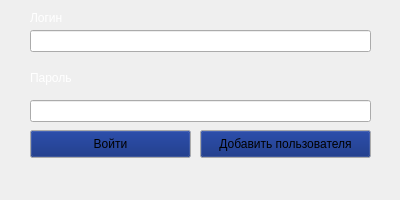
<?xml version="1.0" encoding="UTF-8"?>
<ui version="4.0">
 <class>Login_menu</class>
 <widget class="QMainWindow" name="Login_menu">
  <property name="geometry">
   <rect>
    <x>0</x>
    <y>0</y>
    <width>400</width>
    <height>200</height>
   </rect>
  </property>
  <property name="cursor">
   <cursorShape>PointingHandCursor</cursorShape>
  </property>
  <property name="windowTitle">
   <string>MainWindow</string>
  </property>
  <property name="autoFillBackground">
   <bool>true</bool>
  </property>
  <widget class="QWidget" name="centralwidget">
   <widget class="QLabel" name="Login_label">
    <property name="geometry">
     <rect>
      <x>30</x>
      <y>10</y>
      <width>55</width>
      <height>16</height>
     </rect>
    </property>
    <property name="palette">
     <palette>
      <active>
       <colorrole role="WindowText">
        <brush brushstyle="SolidPattern">
         <color alpha="255">
          <red>255</red>
          <green>255</green>
          <blue>255</blue>
         </color>
        </brush>
       </colorrole>
      </active>
      <inactive>
       <colorrole role="WindowText">
        <brush brushstyle="SolidPattern">
         <color alpha="255">
          <red>255</red>
          <green>255</green>
          <blue>255</blue>
         </color>
        </brush>
       </colorrole>
      </inactive>
      <disabled>
       <colorrole role="WindowText">
        <brush brushstyle="SolidPattern">
         <color alpha="255">
          <red>120</red>
          <green>120</green>
          <blue>120</blue>
         </color>
        </brush>
       </colorrole>
      </disabled>
     </palette>
    </property>
    <property name="autoFillBackground">
     <bool>false</bool>
    </property>
    <property name="frameShape">
     <enum>QFrame::NoFrame</enum>
    </property>
    <property name="frameShadow">
     <enum>QFrame::Raised</enum>
    </property>
    <property name="text">
     <string>Логин</string>
    </property>
    <property name="textFormat">
     <enum>Qt::AutoText</enum>
    </property>
    <property name="scaledContents">
     <bool>false</bool>
    </property>
   </widget>
   <widget class="QLabel" name="Password_label">
    <property name="geometry">
     <rect>
      <x>30</x>
      <y>70</y>
      <width>55</width>
      <height>16</height>
     </rect>
    </property>
    <property name="palette">
     <palette>
      <active>
       <colorrole role="WindowText">
        <brush brushstyle="SolidPattern">
         <color alpha="255">
          <red>255</red>
          <green>255</green>
          <blue>255</blue>
         </color>
        </brush>
       </colorrole>
       <colorrole role="Button">
        <brush brushstyle="SolidPattern">
         <color alpha="255">
          <red>255</red>
          <green>255</green>
          <blue>255</blue>
         </color>
        </brush>
       </colorrole>
       <colorrole role="Light">
        <brush brushstyle="SolidPattern">
         <color alpha="255">
          <red>255</red>
          <green>255</green>
          <blue>255</blue>
         </color>
        </brush>
       </colorrole>
       <colorrole role="Midlight">
        <brush brushstyle="SolidPattern">
         <color alpha="255">
          <red>255</red>
          <green>255</green>
          <blue>255</blue>
         </color>
        </brush>
       </colorrole>
       <colorrole role="Dark">
        <brush brushstyle="SolidPattern">
         <color alpha="255">
          <red>127</red>
          <green>127</green>
          <blue>127</blue>
         </color>
        </brush>
       </colorrole>
       <colorrole role="Mid">
        <brush brushstyle="SolidPattern">
         <color alpha="255">
          <red>170</red>
          <green>170</green>
          <blue>170</blue>
         </color>
        </brush>
       </colorrole>
       <colorrole role="Text">
        <brush brushstyle="SolidPattern">
         <color alpha="255">
          <red>0</red>
          <green>0</green>
          <blue>0</blue>
         </color>
        </brush>
       </colorrole>
       <colorrole role="BrightText">
        <brush brushstyle="SolidPattern">
         <color alpha="255">
          <red>255</red>
          <green>255</green>
          <blue>255</blue>
         </color>
        </brush>
       </colorrole>
       <colorrole role="ButtonText">
        <brush brushstyle="SolidPattern">
         <color alpha="255">
          <red>0</red>
          <green>0</green>
          <blue>0</blue>
         </color>
        </brush>
       </colorrole>
       <colorrole role="Base">
        <brush brushstyle="SolidPattern">
         <color alpha="255">
          <red>255</red>
          <green>255</green>
          <blue>255</blue>
         </color>
        </brush>
       </colorrole>
       <colorrole role="Window">
        <brush brushstyle="SolidPattern">
         <color alpha="255">
          <red>255</red>
          <green>255</green>
          <blue>255</blue>
         </color>
        </brush>
       </colorrole>
       <colorrole role="Shadow">
        <brush brushstyle="SolidPattern">
         <color alpha="255">
          <red>0</red>
          <green>0</green>
          <blue>0</blue>
         </color>
        </brush>
       </colorrole>
       <colorrole role="AlternateBase">
        <brush brushstyle="SolidPattern">
         <color alpha="255">
          <red>255</red>
          <green>255</green>
          <blue>255</blue>
         </color>
        </brush>
       </colorrole>
       <colorrole role="ToolTipBase">
        <brush brushstyle="SolidPattern">
         <color alpha="255">
          <red>255</red>
          <green>255</green>
          <blue>220</blue>
         </color>
        </brush>
       </colorrole>
       <colorrole role="ToolTipText">
        <brush brushstyle="SolidPattern">
         <color alpha="255">
          <red>0</red>
          <green>0</green>
          <blue>0</blue>
         </color>
        </brush>
       </colorrole>
      </active>
      <inactive>
       <colorrole role="WindowText">
        <brush brushstyle="SolidPattern">
         <color alpha="255">
          <red>255</red>
          <green>255</green>
          <blue>255</blue>
         </color>
        </brush>
       </colorrole>
       <colorrole role="Button">
        <brush brushstyle="SolidPattern">
         <color alpha="255">
          <red>255</red>
          <green>255</green>
          <blue>255</blue>
         </color>
        </brush>
       </colorrole>
       <colorrole role="Light">
        <brush brushstyle="SolidPattern">
         <color alpha="255">
          <red>255</red>
          <green>255</green>
          <blue>255</blue>
         </color>
        </brush>
       </colorrole>
       <colorrole role="Midlight">
        <brush brushstyle="SolidPattern">
         <color alpha="255">
          <red>255</red>
          <green>255</green>
          <blue>255</blue>
         </color>
        </brush>
       </colorrole>
       <colorrole role="Dark">
        <brush brushstyle="SolidPattern">
         <color alpha="255">
          <red>127</red>
          <green>127</green>
          <blue>127</blue>
         </color>
        </brush>
       </colorrole>
       <colorrole role="Mid">
        <brush brushstyle="SolidPattern">
         <color alpha="255">
          <red>170</red>
          <green>170</green>
          <blue>170</blue>
         </color>
        </brush>
       </colorrole>
       <colorrole role="Text">
        <brush brushstyle="SolidPattern">
         <color alpha="255">
          <red>0</red>
          <green>0</green>
          <blue>0</blue>
         </color>
        </brush>
       </colorrole>
       <colorrole role="BrightText">
        <brush brushstyle="SolidPattern">
         <color alpha="255">
          <red>255</red>
          <green>255</green>
          <blue>255</blue>
         </color>
        </brush>
       </colorrole>
       <colorrole role="ButtonText">
        <brush brushstyle="SolidPattern">
         <color alpha="255">
          <red>0</red>
          <green>0</green>
          <blue>0</blue>
         </color>
        </brush>
       </colorrole>
       <colorrole role="Base">
        <brush brushstyle="SolidPattern">
         <color alpha="255">
          <red>255</red>
          <green>255</green>
          <blue>255</blue>
         </color>
        </brush>
       </colorrole>
       <colorrole role="Window">
        <brush brushstyle="SolidPattern">
         <color alpha="255">
          <red>255</red>
          <green>255</green>
          <blue>255</blue>
         </color>
        </brush>
       </colorrole>
       <colorrole role="Shadow">
        <brush brushstyle="SolidPattern">
         <color alpha="255">
          <red>0</red>
          <green>0</green>
          <blue>0</blue>
         </color>
        </brush>
       </colorrole>
       <colorrole role="AlternateBase">
        <brush brushstyle="SolidPattern">
         <color alpha="255">
          <red>255</red>
          <green>255</green>
          <blue>255</blue>
         </color>
        </brush>
       </colorrole>
       <colorrole role="ToolTipBase">
        <brush brushstyle="SolidPattern">
         <color alpha="255">
          <red>255</red>
          <green>255</green>
          <blue>220</blue>
         </color>
        </brush>
       </colorrole>
       <colorrole role="ToolTipText">
        <brush brushstyle="SolidPattern">
         <color alpha="255">
          <red>0</red>
          <green>0</green>
          <blue>0</blue>
         </color>
        </brush>
       </colorrole>
      </inactive>
      <disabled>
       <colorrole role="WindowText">
        <brush brushstyle="SolidPattern">
         <color alpha="255">
          <red>120</red>
          <green>120</green>
          <blue>120</blue>
         </color>
        </brush>
       </colorrole>
       <colorrole role="Button">
        <brush brushstyle="SolidPattern">
         <color alpha="255">
          <red>255</red>
          <green>255</green>
          <blue>255</blue>
         </color>
        </brush>
       </colorrole>
       <colorrole role="Light">
        <brush brushstyle="SolidPattern">
         <color alpha="255">
          <red>255</red>
          <green>255</green>
          <blue>255</blue>
         </color>
        </brush>
       </colorrole>
       <colorrole role="Midlight">
        <brush brushstyle="SolidPattern">
         <color alpha="255">
          <red>255</red>
          <green>255</green>
          <blue>255</blue>
         </color>
        </brush>
       </colorrole>
       <colorrole role="Dark">
        <brush brushstyle="SolidPattern">
         <color alpha="255">
          <red>127</red>
          <green>127</green>
          <blue>127</blue>
         </color>
        </brush>
       </colorrole>
       <colorrole role="Mid">
        <brush brushstyle="SolidPattern">
         <color alpha="255">
          <red>170</red>
          <green>170</green>
          <blue>170</blue>
         </color>
        </brush>
       </colorrole>
       <colorrole role="Text">
        <brush brushstyle="SolidPattern">
         <color alpha="255">
          <red>127</red>
          <green>127</green>
          <blue>127</blue>
         </color>
        </brush>
       </colorrole>
       <colorrole role="BrightText">
        <brush brushstyle="SolidPattern">
         <color alpha="255">
          <red>255</red>
          <green>255</green>
          <blue>255</blue>
         </color>
        </brush>
       </colorrole>
       <colorrole role="ButtonText">
        <brush brushstyle="SolidPattern">
         <color alpha="255">
          <red>127</red>
          <green>127</green>
          <blue>127</blue>
         </color>
        </brush>
       </colorrole>
       <colorrole role="Base">
        <brush brushstyle="SolidPattern">
         <color alpha="255">
          <red>255</red>
          <green>255</green>
          <blue>255</blue>
         </color>
        </brush>
       </colorrole>
       <colorrole role="Window">
        <brush brushstyle="SolidPattern">
         <color alpha="255">
          <red>255</red>
          <green>255</green>
          <blue>255</blue>
         </color>
        </brush>
       </colorrole>
       <colorrole role="Shadow">
        <brush brushstyle="SolidPattern">
         <color alpha="255">
          <red>0</red>
          <green>0</green>
          <blue>0</blue>
         </color>
        </brush>
       </colorrole>
       <colorrole role="AlternateBase">
        <brush brushstyle="SolidPattern">
         <color alpha="255">
          <red>255</red>
          <green>255</green>
          <blue>255</blue>
         </color>
        </brush>
       </colorrole>
       <colorrole role="ToolTipBase">
        <brush brushstyle="SolidPattern">
         <color alpha="255">
          <red>255</red>
          <green>255</green>
          <blue>220</blue>
         </color>
        </brush>
       </colorrole>
       <colorrole role="ToolTipText">
        <brush brushstyle="SolidPattern">
         <color alpha="255">
          <red>0</red>
          <green>0</green>
          <blue>0</blue>
         </color>
        </brush>
       </colorrole>
      </disabled>
     </palette>
    </property>
    <property name="font">
     <font>
      <stylestrategy>PreferAntialias</stylestrategy>
     </font>
    </property>
    <property name="autoFillBackground">
     <bool>false</bool>
    </property>
    <property name="text">
     <string>Пароль</string>
    </property>
   </widget>
   <widget class="QLineEdit" name="Password_place">
    <property name="geometry">
     <rect>
      <x>30</x>
      <y>100</y>
      <width>341</width>
      <height>22</height>
     </rect>
    </property>
    <property name="echoMode">
     <enum>QLineEdit::Password</enum>
    </property>
   </widget>
   <widget class="QLineEdit" name="Login_place">
    <property name="geometry">
     <rect>
      <x>30</x>
      <y>30</y>
      <width>341</width>
      <height>22</height>
     </rect>
    </property>
    <property name="echoMode">
     <enum>QLineEdit::Normal</enum>
    </property>
   </widget>
   <widget class="QPushButton" name="add_user">
    <property name="geometry">
     <rect>
      <x>200</x>
      <y>130</y>
      <width>171</width>
      <height>28</height>
     </rect>
    </property>
    <property name="palette">
     <palette>
      <active>
       <colorrole role="Button">
        <brush brushstyle="SolidPattern">
         <color alpha="255">
          <red>1</red>
          <green>31</green>
          <blue>117</blue>
         </color>
        </brush>
       </colorrole>
      </active>
      <inactive>
       <colorrole role="Button">
        <brush brushstyle="SolidPattern">
         <color alpha="255">
          <red>1</red>
          <green>31</green>
          <blue>117</blue>
         </color>
        </brush>
       </colorrole>
      </inactive>
      <disabled>
       <colorrole role="Button">
        <brush brushstyle="SolidPattern">
         <color alpha="255">
          <red>1</red>
          <green>31</green>
          <blue>117</blue>
         </color>
        </brush>
       </colorrole>
      </disabled>
     </palette>
    </property>
    <property name="text">
     <string>Добавить пользователя</string>
    </property>
   </widget>
   <widget class="QPushButton" name="Login">
    <property name="geometry">
     <rect>
      <x>30</x>
      <y>130</y>
      <width>161</width>
      <height>28</height>
     </rect>
    </property>
    <property name="palette">
     <palette>
      <active>
       <colorrole role="Button">
        <brush brushstyle="SolidPattern">
         <color alpha="255">
          <red>1</red>
          <green>31</green>
          <blue>117</blue>
         </color>
        </brush>
       </colorrole>
      </active>
      <inactive>
       <colorrole role="Button">
        <brush brushstyle="SolidPattern">
         <color alpha="255">
          <red>1</red>
          <green>31</green>
          <blue>117</blue>
         </color>
        </brush>
       </colorrole>
      </inactive>
      <disabled>
       <colorrole role="Button">
        <brush brushstyle="SolidPattern">
         <color alpha="255">
          <red>1</red>
          <green>31</green>
          <blue>117</blue>
         </color>
        </brush>
       </colorrole>
      </disabled>
     </palette>
    </property>
    <property name="text">
     <string>Войти</string>
    </property>
   </widget>
   <widget class="QLabel" name="label">
    <property name="geometry">
     <rect>
      <x>0</x>
      <y>0</y>
      <width>400</width>
      <height>200</height>
     </rect>
    </property>
    <property name="text">
     <string/>
    </property>
    <property name="pixmap">
     <pixmap>images/background.jpg</pixmap>
    </property>
    <property name="scaledContents">
     <bool>true</bool>
    </property>
    <property name="alignment">
     <set>Qt::AlignHCenter|Qt::AlignTop</set>
    </property>
    <property name="wordWrap">
     <bool>false</bool>
    </property>
    <property name="margin">
     <number>-60</number>
    </property>
   </widget>
   <zorder>label</zorder>
   <zorder>Login_label</zorder>
   <zorder>Password_label</zorder>
   <zorder>Password_place</zorder>
   <zorder>Login_place</zorder>
   <zorder>add_user</zorder>
   <zorder>Login</zorder>
  </widget>
 </widget>
 <resources>
  <include location="images/1.qrc"/>
 </resources>
 <connections/>
</ui>
